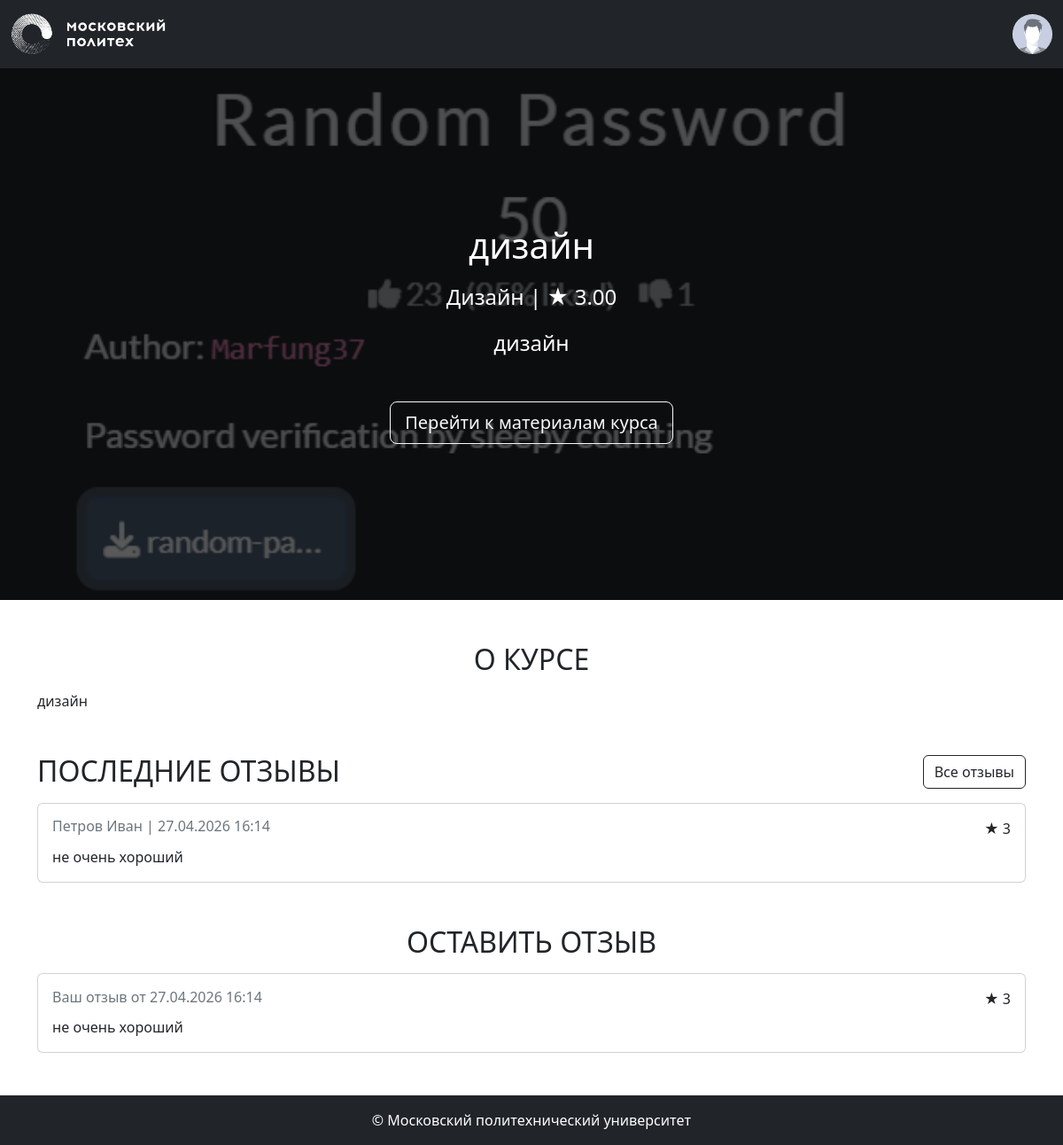
The app's page /courses/3 (signed in) with its own data.
### app/models.py (models this page shows, shortened)
class Image(db.Model):
    __tablename__ = 'images'
    id: Mapped[str] = mapped_column(String(100), primary_key=True)
    file_name: Mapped[str] = mapped_column(String(100))
    mime_type: Mapped[str] = mapped_column(String(100))
    md5_hash: Mapped[str] = mapped_column(String(100), unique=True)
    object_id: Mapped[Optional[int]]
    object_type: Mapped[Optional[str]] = mapped_column(String(100))
    created_at: Mapped[datetime] = mapped_column(default=datetime.now)
    @property
    def url(self):
        return url_for('main.image', image_id=self.id)

class Base(DeclarativeBase):
  metadata = MetaData(naming_convention={
        "ix": 'ix_%(column_0_label)s',
        "uq": "uq_%(table_name)s_%(column_0_name)s",
        "ck": "ck_%(table_name)s_%(constraint_name)s",
        "fk": "fk_%(table_name)s_%(column_0_name)s_%(referred_table_name)s",
        "pk": "pk_%(table_name)s"
    })

class Course(Base):
    __tablename__ = 'courses'
    id: Mapped[int] = mapped_column(primary_key=True)
    name: Mapped[str] = mapped_column(String(100))
    short_desc: Mapped[str] = mapped_column(Text)
    full_desc: Mapped[str] = mapped_column(Text)
    rating_sum: Mapped[int] = mapped_column(default=0)
    rating_num: Mapped[int] = mapped_column(default=0)
    category_id: Mapped[int] = mapped_column(ForeignKey("categories.id"))
    author_id: Mapped[int] = mapped_column(ForeignKey("users.id"))
    background_image_id: Mapped[str] = mapped_column(ForeignKey("images.id"))
    created_at: Mapped[datetime] = mapped_column(default=datetime.now)
    author: Mapped["User"] = relationship()
    category: Mapped["Category"] = relationship(lazy=False)
    bg_image: Mapped["Image"] = relationship()
    reviews: Mapped[list["Review"]] = relationship(back_populates="course", cascade="all, delete-orphan")
    @property
    def rating(self):
        if self.rating_num > 0:
            return self.rating_sum / self.rating_num
        return 0

class Category(Base):
    __tablename__ = 'categories'
    id = mapped_column(Integer, primary_key=True)
    name: Mapped[str] = mapped_column(String(100))
    parent_id: Mapped[Optional[int]] = mapped_column(ForeignKey("categories.id"))

class Review(Base):
    __tablename__ = 'reviews'
    id: Mapped[int] = mapped_column(primary_key=True)
    rating: Mapped[int] = mapped_column(Integer, nullable=False)
    text: Mapped[str] = mapped_column(Text, nullable=False)
    created_at: Mapped[datetime] = mapped_column(default=datetime.now)
    course_id: Mapped[int] = mapped_column(ForeignKey("courses.id"), nullable=False)
    user_id: Mapped[int] = mapped_column(ForeignKey("users.id"), nullable=False)
    course: Mapped["Course"] = relationship(back_populates="reviews")
    user: Mapped["User"] = relationship(back_populates="reviews")

class User(Base, UserMixin):
    __tablename__ = 'users'
    id: Mapped[int] = mapped_column(primary_key=True)
    first_name: Mapped[str] = mapped_column(String(100))
    last_name: Mapped[str] = mapped_column(String(100))
    middle_name: Mapped[Optional[str]] = mapped_column(String(100))
    login: Mapped[str] = mapped_column(String(100), unique=True)
    password_hash: Mapped[str] = mapped_column(String(200))
    created_at: Mapped[datetime] = mapped_column(default=datetime.now)
    @property
    def full_name(self):
        return ' '.join([self.last_name, self.first_name, self.middle_name or ''])
    reviews: Mapped[list["Review"]] = relationship(back_populates="user", cascade="all, delete-orphan")

### app/courses.py (the view)
@bp.route('/<int:course_id>')
def show(course_id):
    course = course_repository.get_course_by_id(course_id)
    if course is None:
        abort(404)
    recent_reviews = review_repository.get_recent_reviews(course_id, limit=5)
    user_review = None
    if current_user.is_authenticated:
        user_review = review_repository.get_review_by_user_and_course(current_user.id, course_id)
    return render_template('courses/show.html',
                         course=course,
                         recent_reviews=recent_reviews,
                         user_review=user_review)

### app/auth.py (called while the page is built)
def load_user(user_id):
    return user_repository.get_user_by_id(user_id)

### app/repositories/course_repository.py (called while the page is built)
    def get_course_by_id(self, course_id):
        return self.db.session.get(Course, course_id)

### app/repositories/review_repository.py (called while the page is built)
    def get_review_by_user_and_course(self, user_id, course_id):
        return self.db.session.execute(
            self.db.select(Review).filter_by(user_id=user_id, course_id=course_id)
        ).scalar()

    def get_recent_reviews(self, course_id, limit=5):
        query = self.db.select(Review).filter_by(course_id=course_id).order_by(desc(Review.created_at)).limit(limit)
        return self.db.session.execute(query).scalars().all()

### app/repositories/user_repository.py (called while the page is built)
    def get_user_by_id(self, user_id):
        return self.db.session.execute(self.db.select(User).filter_by(id=user_id)).scalar()

### app/templates/courses/show.html (shortened to what this page needs)
{% extends 'base.html' %}
{% block content %}
<div class="title-area position-relative" style="background-image: url({{ course.bg_image.url }});">
    <div class="h-100 w-100 py-5 d-flex text-center position-absolute" style="background-color: rgba(0, 0, 0, 0.65);">
        <div class="m-auto">
            <h1 class="title mb-3 font-weight-bold">{{ course.name }}</h1>
            <p class="mb-3 mx-auto">
                {{ course.category.name }} | <span>★</span> <span>{{ "%.2f" | format(course.rating) }}</span>
            </p>
            <div class="container">
                <p class="description w-75 mb-5 mx-auto">
                    {{ course.short_desc }}
                </p>
            </div>
            {% if current_user.is_authenticated %}
                <a href="#" class="btn btn-outline-light btn-lg">Перейти к материалам курса</a>
            {% else %}
                <button class="btn btn-outline-light btn-lg" disabled>Записаться</button>
            {% endif %}
        </div>
    </div>
</div>
<div class="container mt-5">
    <section class="about mb-5">
        <h2 class="mb-3 text-center text-uppercase font-weight-bold">О курсе</h2>
        <p>{{ course.full_desc }}</p>
    </section>
    <section class="reviews mb-5">
        <div class="d-flex justify-content-between align-items-center mb-3">
            <h2 class="mb-0 text-uppercase font-weight-bold">Последние отзывы</h2>
            <a href="{{ url_for('courses.reviews', course_id=course.id) }}" class="btn btn-outline-dark">Все отзывы</a>
        </div>
        {% if recent_reviews %}
            {% for review in recent_reviews %}
                <div class="card mb-3">
                    <div class="card-body">
                        <div class="d-flex justify-content-between align-items-center mb-2">
                            <h6 class="card-subtitle text-muted">
                                {{ review.user.full_name }} | {{ review.created_at.strftime('%d.%m.%Y %H:%M') }}
                            </h6>
                            <div class="rating">
                                <span>★</span> <span>{{ review.rating }}</span>
                            </div>
                        </div>
                        <p class="card-text">{{ review.text }}</p>
                    </div>
                </div>
            {% endfor %}
        {% else %}
            <div class="alert alert-info">
                Пока нет отзывов. Будьте первым, кто оставит отзыв!
            </div>
        {% endif %}
    </section>
    <section class="add-review mb-5">
        <h2 class="mb-3 text-center text-uppercase font-weight-bold">Оставить отзыв</h2>
        {% if current_user.is_authenticated %}
            {% if user_review %}
                <div class="card">
                    <div class="card-body">
                        <div class="d-flex justify-content-between align-items-center mb-2">
                            <h6 class="card-subtitle text-muted">
                                Ваш отзыв от {{ user_review.created_at.strftime('%d.%m.%Y %H:%M') }}
                            </h6>
                            <div class="rating">
                                <span>★</span> <span>{{ user_review.rating }}</span>
                            </div>
                        </div>
                        <p class="card-text">{{ user_review.text }}</p>
                    </div>
                </div>
            {% endif %}
        {% else %}
            <div class="alert alert-info text-center">
                <a href="{{ url_for('auth.login') }}">Войдите</a>, чтобы оставить отзыв.
            </div>
        {% endif %}
    </section>
</div>
{% endblock %}

### app/static/styles.css (style rules this page uses)
.title-area { background-color: black; background-position: center; background-repeat: no-repeat; background-size: cover; color: white; font-size: 1.5rem; min-height: calc(75vh); }

### records on screen
Image: bg_image (picture)
Course: name "дизайн", rating "3.00", short_desc "дизайн", full_desc "дизайн"
Category: category.name "Дизайн"
Review: user.full_name "Петров Иван", created_at "27.04.2026 16:14", rating "3", text "не очень хороший"
